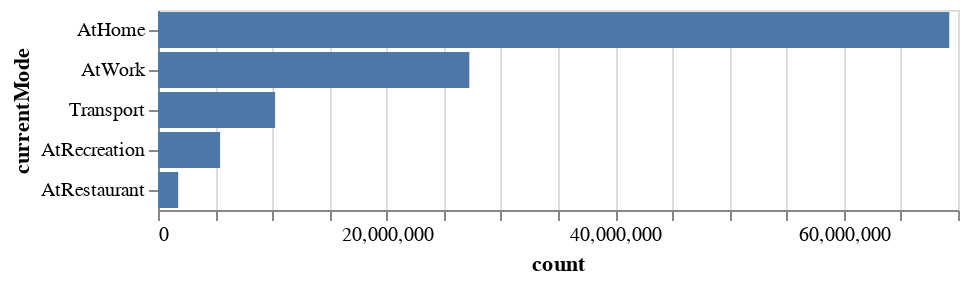

The notebook cell saved with this chart:
### Code cell
alt.Chart( df ).mark_bar().encode(
    # y='currentMode:N',
    y=alt.Y('currentMode:N', sort='-x'),
    x='count:Q'
)

### Figure 1 — Vega-Lite specification as saved in the notebook (floating-point values rounded to 4 significant figures)
{"config": {"view": {"continuousWidth": 400, "continuousHeight": 300}}, "data": {"name": "data-9c39e411c46acf94b18a44d8bdb49278"}, "mark": "bar", "encoding": {"x": {"field": "count", "type": "quantitative"}, "y": {"field": "currentMode", "sort": "-x", "type": "nominal"}}, "$schema": "https://vega.github.io/schema/vega-lite/v4.17.0.json", "datasets": {"data-9c39e411c46acf94b18a44d8bdb49278": [{"currentMode": "AtHome", "count": 69236289}, {"currentMode": "Transport", "count": 10246066}, {"currentMode": "AtRecreation", "count": 5436347}, {"currentMode": "AtRestaurant", "count": 1765430}, {"currentMode": "AtWork", "count": 27239602}]}}
